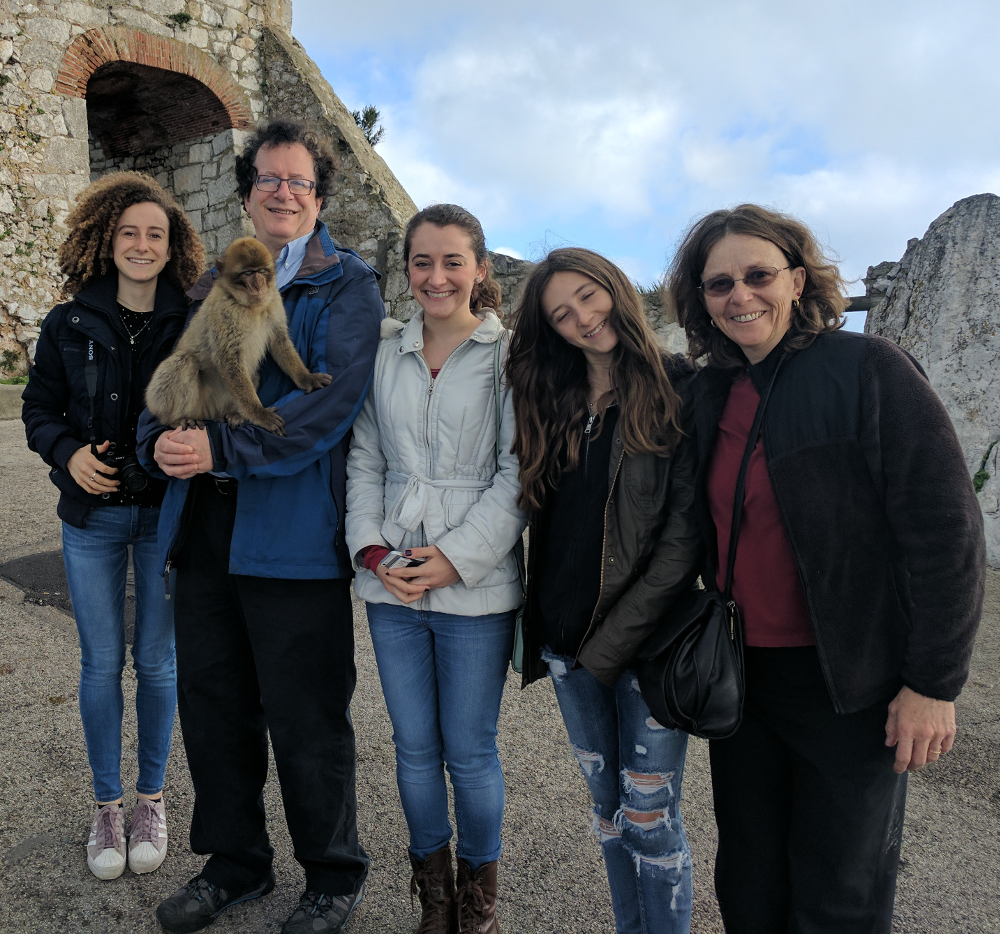
//> input picture faces.png, 1000 x 934 px
$ ./main faces.png faces.png   (built with g++ and OpenCV 4)
//> lines starting //> are read from the running program, lines starting //| are printed output that depends on the picture; after the words box and inside, x2 and y2 are one past the last pixel; in counts of white or black regions, pixels touching at a corner belong together

#include <vector>
#include <iostream>
#include <cstdlib>
#include <fstream>
#include <opencv2/opencv.hpp>
#include "opencv2/objdetect.hpp"
#include <opencv2/core/core.hpp>
#include <opencv2/highgui/highgui.hpp>

using std::cout;
using std::cerr;
using std::vector;
using std::string;

// Detect and draw detected object boxes on image
//
void detectAndDraw(
        cv::Mat& img,                               // input image
        cv::Ptr<cv::CascadeClassifier> classifier,  // preloaded classifier
        double scale = 1.3) {                       // resize image by ...
    // Just some pretty colors to draw with
    //
    enum { BLUE, AQUA, CYAN, GREEN };
    static cv::Scalar colors[] = {
        cv::Scalar(0, 0, 255),
        cv::Scalar(0, 128, 255),
        cv::Scalar(0, 255, 255),
        cv::Scalar(0, 255, 0)
    };
    // Image preparation:
    //

    cv::Size s(cvRound(img.cols/scale),
               cvRound(img.rows/scale));

    cv::Mat gray(img.size(), CV_8UC1);
    cv::Mat small_img(s, CV_8UC1);
    cv::cvtColor(img, gray, cv::COLOR_BGR2GRAY);
    cv::resize(gray, small_img, small_img.size(), 0.0, 0.0, cv::INTER_LINEAR);
    cv::equalizeHist(small_img, small_img);
    // Detect objects if any
    //
    vector<cv::Rect> objects;
    classifier->detectMultiScale(
        small_img,                  // input image
        objects
//                                 ,                    // place for the results
//        1.1,                        // scale factor
//        3,                          // minimum number of neighbors
//        CV_HAAR_DO_CANNY_PRUNING,   // (old format cascades only)
//        cv::Size(30, 30)
                                 );          // throw away detections smaller than this

    // Loop through to found objects and draw boxes around them
    //
    int i = 0;
    for (vector<cv::Rect>::iterator r = objects.begin();
            r != objects.end(); r++, ++i) {
        cv::Rect r_ = (*r);
        r_.x *= scale;
        r_.y *= scale;
        r_.width *= scale;
        r_.height *= scale;
        cv::rectangle(img, r_, colors[i % 4]);
    }
}

int main(int argc, char** argv) {
    // Program expects at least two arguments:
    //   - path to image file
    //   - path to .xml classifier file
    //
    argc=9;
    if (argc < 3) {
        cerr << "\nError: wrong number of arguments.\n";
        cerr    << "\nExample 22-1. Detecting and drawing faces\n\n"
                << "Use:\n" << argv[0] << " <path/image_file> <path/xml_classifier_file>\n"
                << "to run this demo\n\n"
                << "Example:\n"
                << argv[0] << " ../faces.png ../haarcascade_frontalface_alt.xml\n"
                << std::endl;
        exit(1);
    }
    string image_file_name = "/Users/wuxilei/Desktop/test_pic/faces.png";
    cv::Mat img = cv::imread(image_file_name);
//> img is the input picture: 934 rows x 1000 cols, CV_8UC3; mean B, G, R 96.1, 91.3, 87.1
//    cv::Mat img = cv::imread(image_file_name, CV_LOAD_IMAGE_COLOR);


    string cascade_file_name = "/Users/wuxilei/Desktop/haarcascade_frontalface_alt2.xml";
    cv::Ptr<cv::CascadeClassifier> cascade(new cv::CascadeClassifier(cascade_file_name));

    vector<cv::Rect> objects;
    cascade->detectMultiScale(img,objects);
//> objects = 4 Rects (x, y, width, height): [107, 207, 70, 70], [398, 233, 80, 80], [242, 149, 82, 82], [688, 242, 104, 104]


    detectAndDraw(img, cascade);
//> in detectAndDraw, `cv::cvtColor(img, gray, cv::COLOR_BGR2GRAY);`:
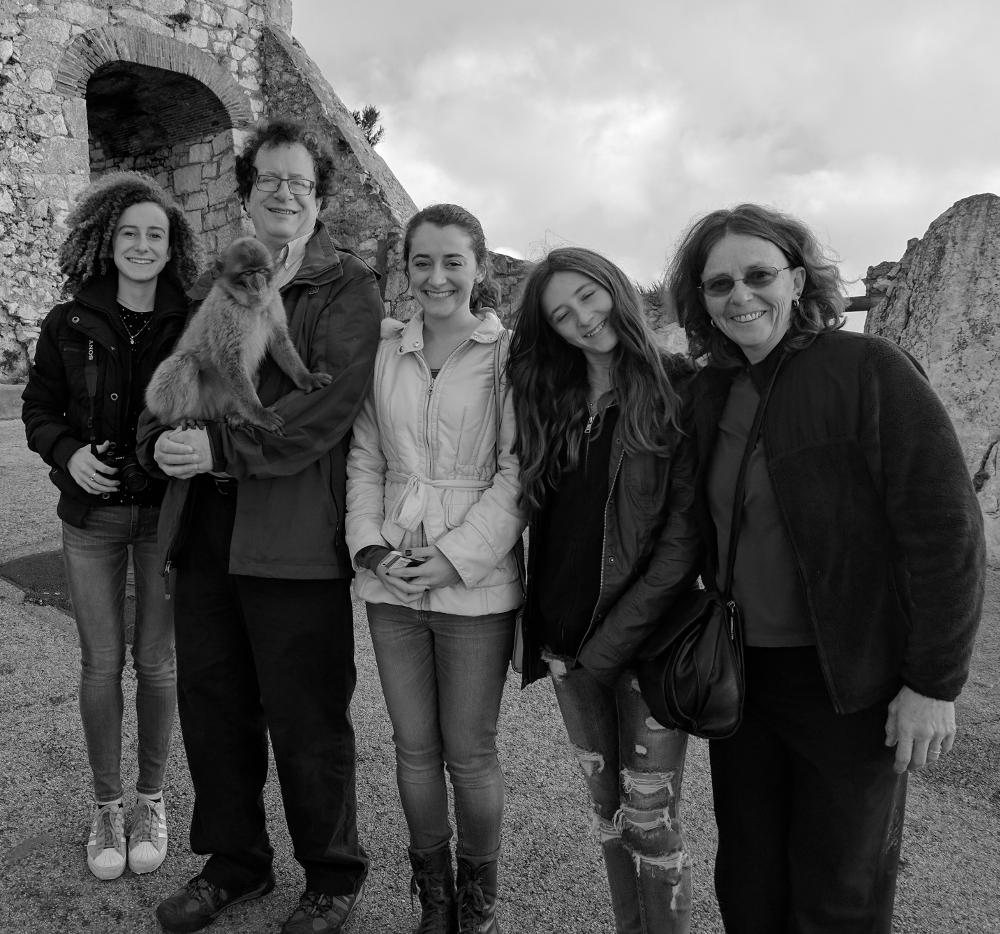
//> gray: 934 rows x 1000 cols, CV_8UC1; min 0, max 254, mean 90.6
//> in detectAndDraw, `cv::equalizeHist(small_img, small_img);`:
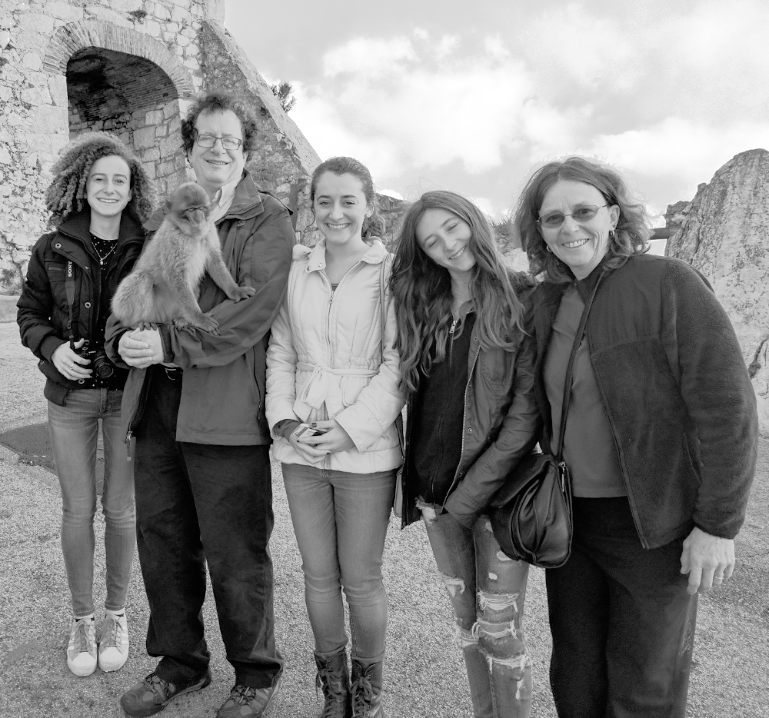
//> small_img: 718 rows x 769 cols, CV_8UC1; min 0, max 255, mean 128.3
//> in detectAndDraw, `classifier->detectMultiScale( small_img, objects      );`: objects = 5 Rects (x, y, width, height): [83, 159, 54, 54], [306, 179, 61, 61], [185, 114, 65, 65], [530, 185, 80, 80], [675, 401, 64, 64]
//> the loop in detectAndDraw, `for (vector<cv::Rect>::iterator r = objects.begin(); r != objects.end(..` made 5 passes
//> after the loop in detectAndDraw, `for (vector<cv::Rect>::iterator r = objects.begin();`:
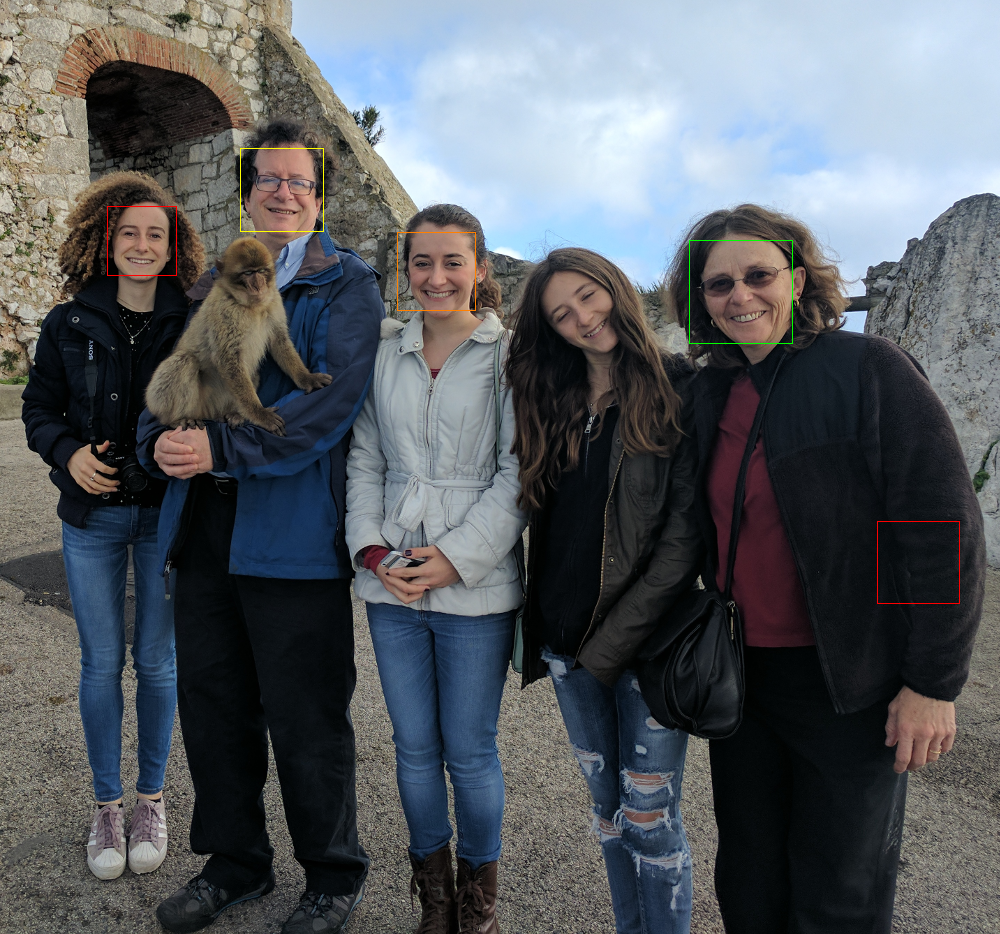
//> img: 934 rows x 1000 cols, CV_8UC3; 0.18% of pixels changed, all inside (x1, y1, x2, y2) = (107, 148, 960, 604)
//> after the loop in detectAndDraw, `for (vector<cv::Rect>::iterator r = objects.begin();`: i = 5
    cv::imshow("Result", img);
    cv::waitKey(0);
    cv::imwrite("/Users/wuxilei/Desktop/outimg.png", img);
    return 0;
}
